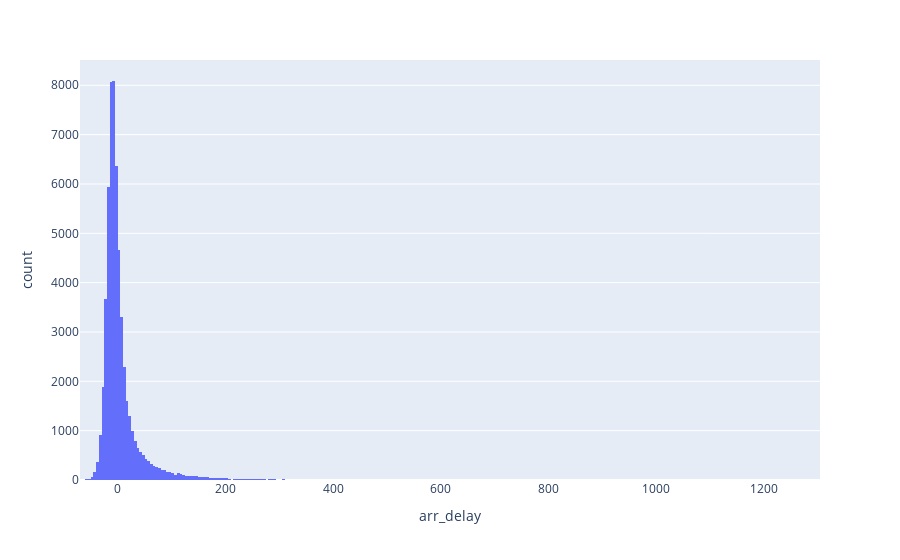

The cell this chart's notebook holds for it:
### Markdown cell above
The boxplot shows very large outliers. Let's try using a histogram.

### Code cell
fig = px.histogram(X, x='arr_delay', nbins=500)
fig.show()

### Figure 1 — Plotly figure (JSON) as saved in the notebook; plotly's stock layout.template omitted (floating-point values rounded to 4 significant figures; data arrays with more than 128 entries replaced by an {"elided": "..."} marker saying what was removed)
{"data": [{"alignmentgroup": "True", "bingroup": "x", "hovertemplate": "arr_delay=%{x}<br>count=%{y}<extra></extra>", "legendgroup": "", "marker": {"color": "#636efa", "pattern": {"shape": ""}}, "name": "", "nbinsx": 500, "offsetgroup": "", "orientation": "v", "showlegend": false, "type": "histogram", "x": {"elided": "58088 int values"}, "xaxis": "x", "yaxis": "y"}], "layout": {"barmode": "relative", "legend": {"tracegroupgap": 0}, "margin": {"t": 60}, "xaxis": {"anchor": "y", "domain": [0, 1], "title": {"text": "arr_delay"}}, "yaxis": {"anchor": "x", "domain": [0, 1], "title": {"text": "count"}}}}
